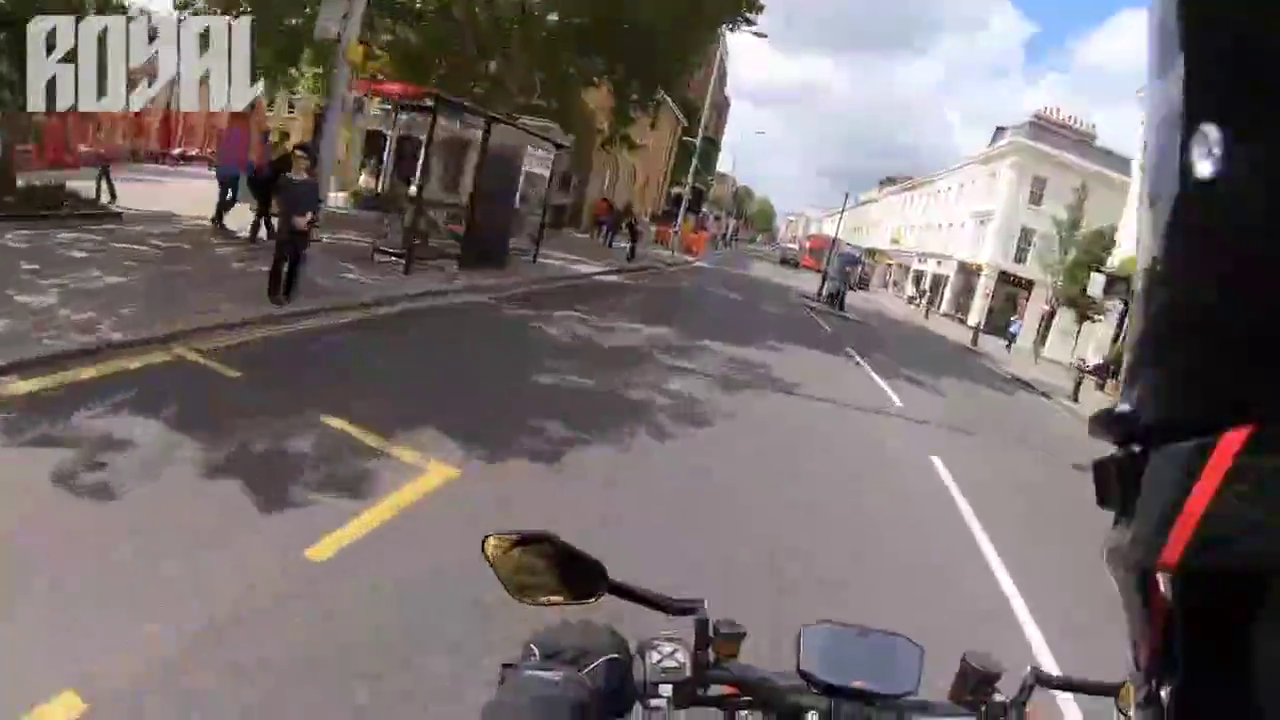
#> input picture frame 33 of CAR & PEDESTAL/CAR & PEDESTAL (3).mp4, 1280 x 720 px, given in place of CAR & PEDESTAL (1).mp4, which was not available
$ python 'CAR & PEDESTRIAN TRACKING.py'
#> lines starting #> are read from the running program, lines starting #| are printed output that depends on the picture; after the words box and inside, x2 and y2 are one past the last pixel; in counts of white or black regions, pixels touching at a corner belong together; pictures that were not available may be replaced by others from this repository, and a replacement may not be noted
# -*- coding: utf-8 -*-
"""
Created on Mon Jan 11 21:24:20 2021

@author: Hrishi_rich
"""
# Import computer vision Library
import cv2


# Load some pre-trained data (haar cascade algorithm)
car_tracker = cv2.CascadeClassifier('haarcascades_cars.xml')
pedestrian_tracker = cv2.CascadeClassifier('haarcascade_fullbody.xml')


# Get video footage

video = cv2.VideoCapture('CAR & PEDESTAL (1).mp4')
# [11 lines of commented-out code are left out]
while True:

    # Read the current frames
    read_successful, frame = video.read()
#> frame is the input picture: shape (720, 1280, 3); mean B, G, R 108.3, 108.8, 118.1

    if read_successful:
        # Must convert to grayscale
        grayscaled_frame = cv2.cvtColor(frame, cv2.COLOR_BGR2GRAY)
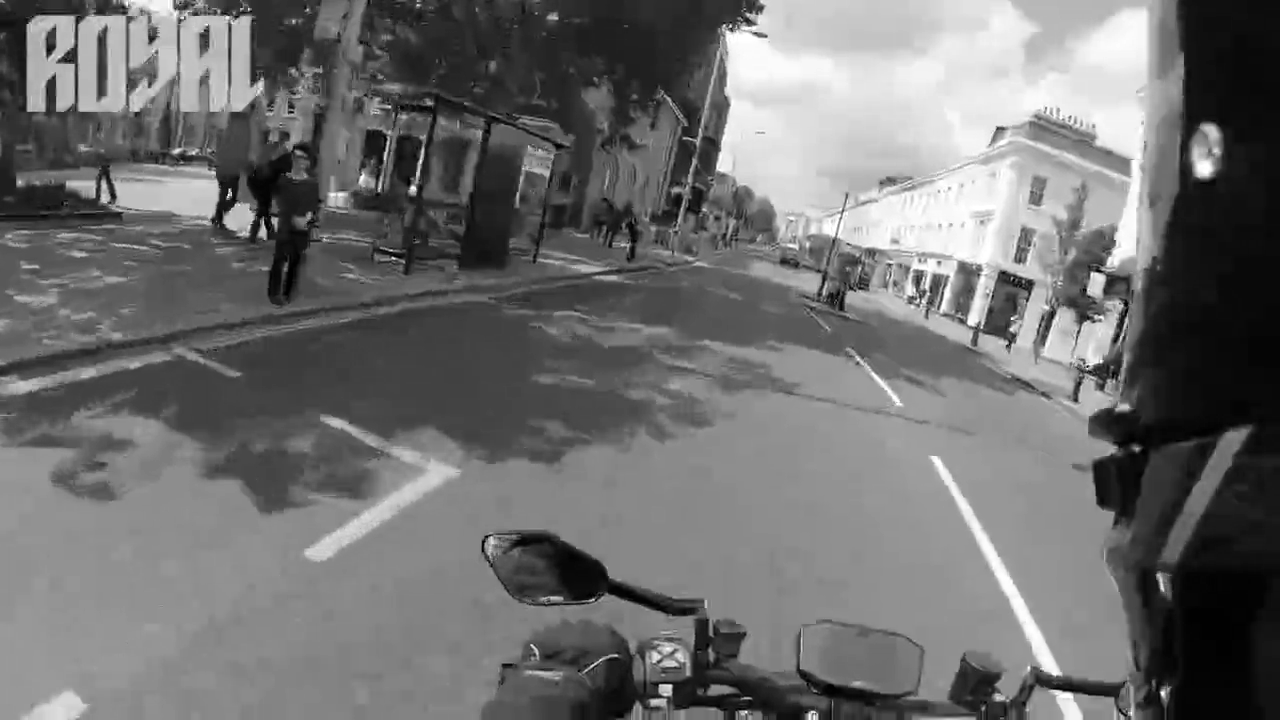
#> grayscaled_frame: shape (720, 1280); min 0, max 255, mean 111.5
    else:
        break

    # Detect cars
    cars = car_tracker.detectMultiScale(grayscaled_frame)
#> cars = [[1090, 252, 56, 56]]

    # Detect Pedestrians
    Pedestrians = pedestrian_tracker.detectMultiScale(grayscaled_frame)
#> Pedestrians = [[233, 130, 98, 195]]

    # Draw rectangles around cars
    for (x, y, w, h) in cars:
        cv2.rectangle(frame, (x+2, y+2), (x+w, y+h), (255, 0, 0), 2)
        cv2.rectangle(frame, (x, y), (x+w, y+h), (0, 0, 255), 2)
#> this loop made 1 pass
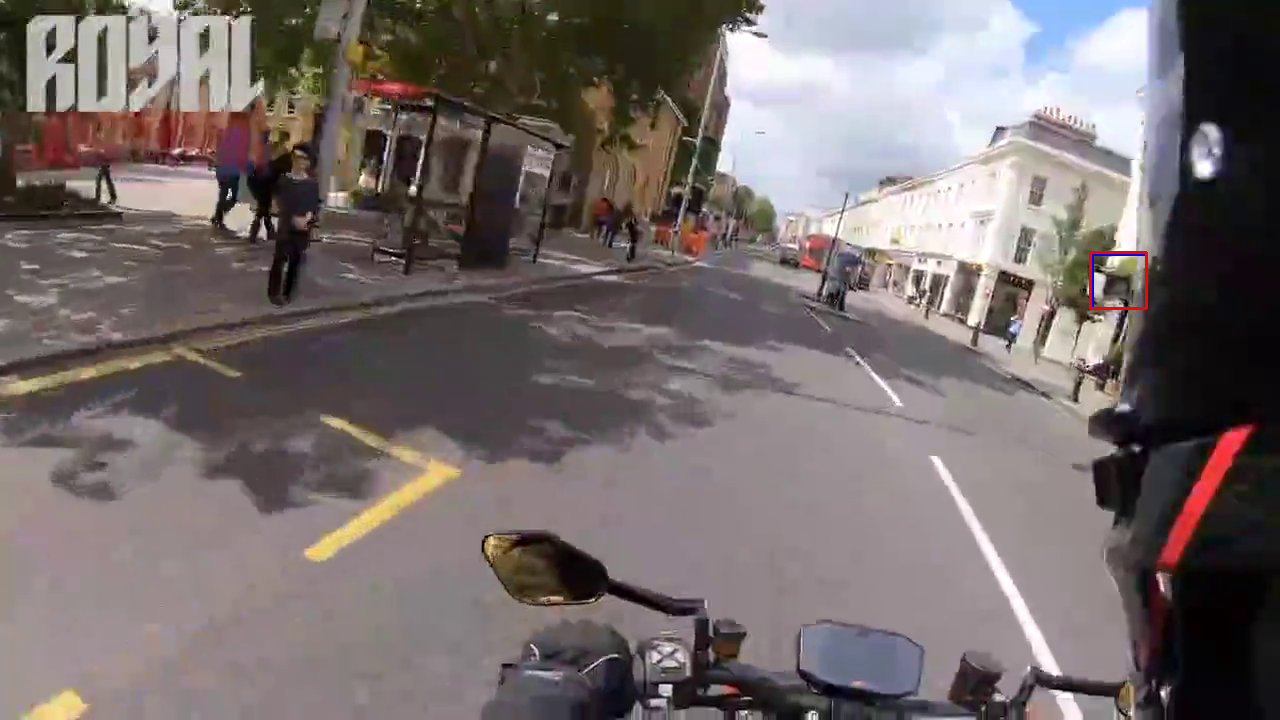
#> frame: shape (720, 1280, 3); 0.1% of pixels changed, all inside (x1, y1, x2, y2) = (1089, 251, 1148, 310)

    # Draw rectangles around pedestrians
    for (x, y, w, h) in Pedestrians:
        cv2.rectangle(frame, (x, y), (x+w, y+h), (0, 255, 255), 2)
#> this loop made 1 pass
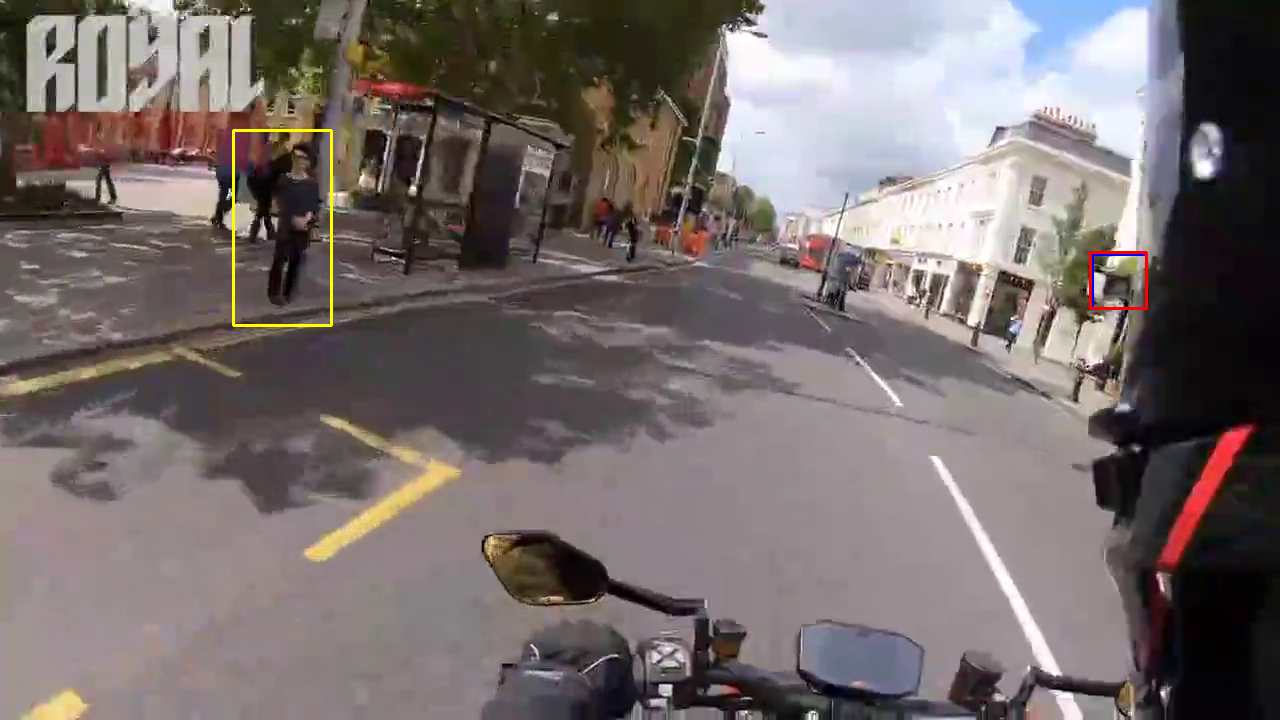
#> frame: shape (720, 1280, 3); 0.19% of pixels changed, all inside (x1, y1, x2, y2) = (232, 129, 333, 327)

    # Display the footage with the cars & pedestrians spotted
    cv2.imshow('Self Driving Cars', frame)

    # Listen for a key press for 1 millisecond, then move on
    key = cv2.waitKey(1)
#> (key Esc is pressed here)

    # Stop if Q key is pressed
    if key==81 or key==133:
        break


# Release the VideoCapture object
video.release()


print ('Code Finish')

$ run again, starting later in the video
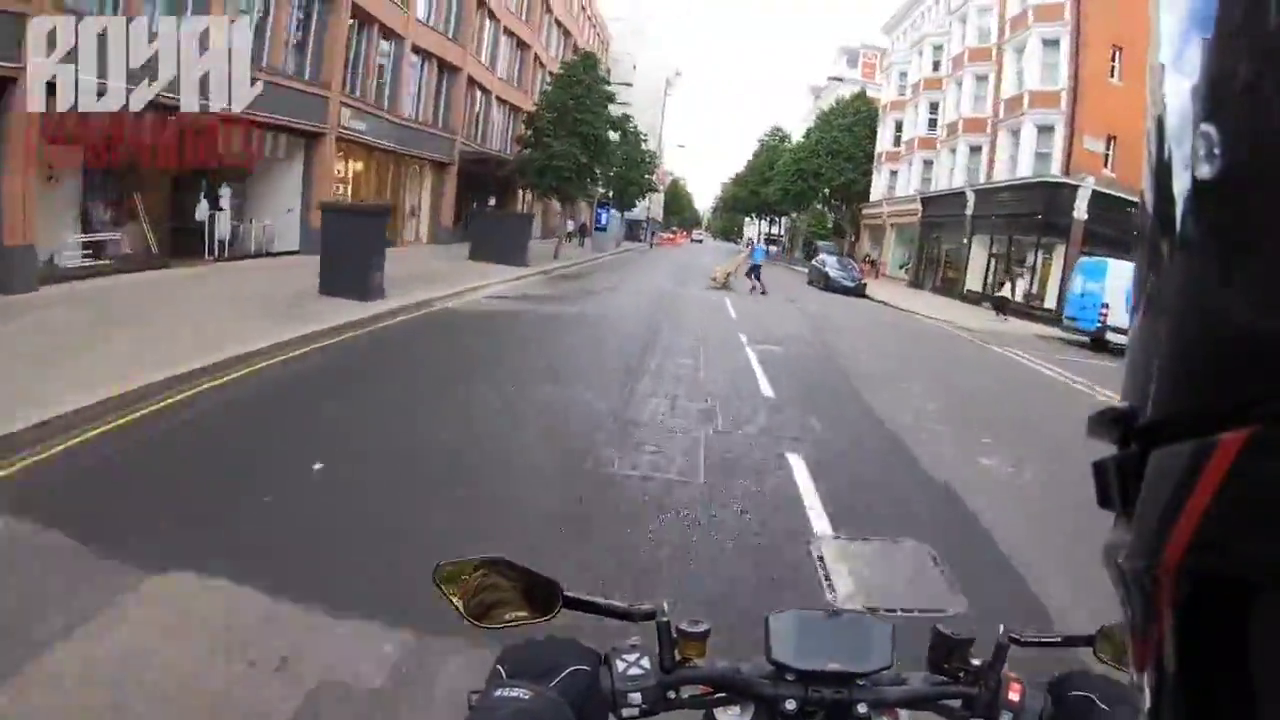
#> input picture frame 264 of CAR & PEDESTAL/CAR & PEDESTAL (3).mp4, 1280 x 720 px, given in place of CAR & PEDESTAL (1).mp4, which was not available
#> frame is the input picture: shape (720, 1280, 3); mean B, G, R 111.5, 109.4, 117.1
#> `grayscaled_frame = cv2.cvtColor(frame, cv2.COLOR_BGR2GRAY)`:
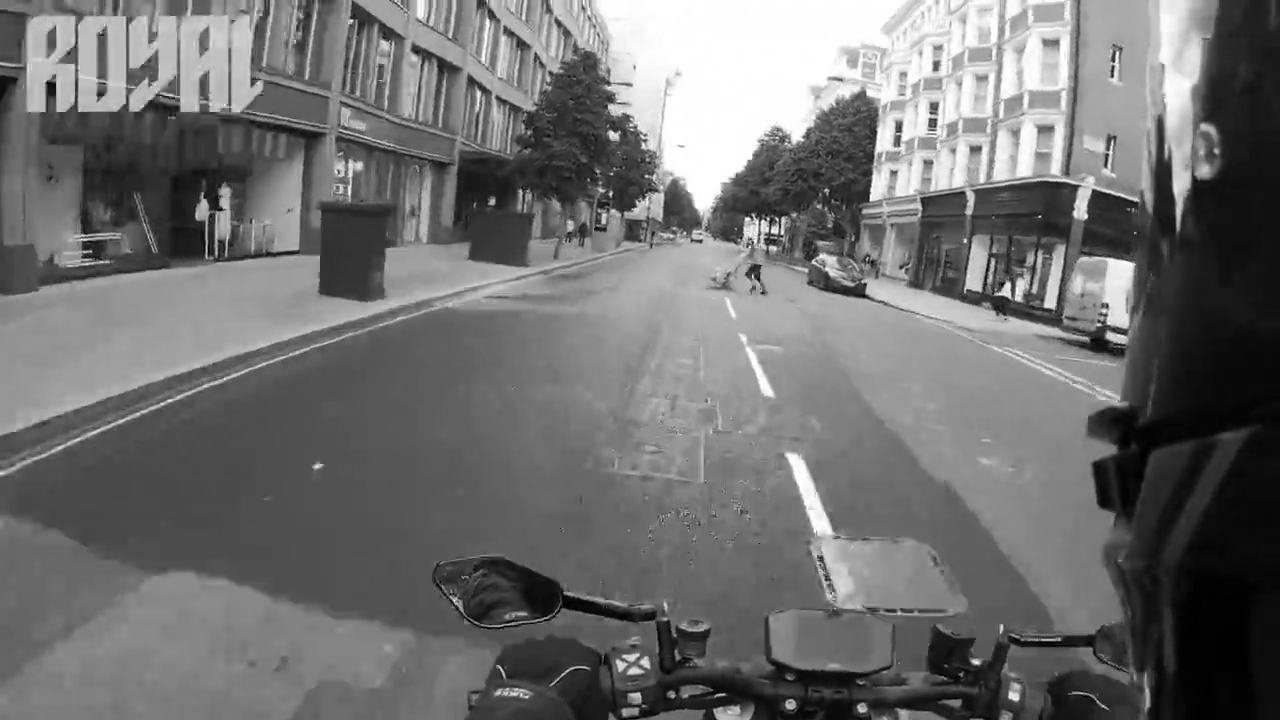
#> grayscaled_frame: shape (720, 1280); min 0, max 255, mean 112
#> cars = [[685, 226, 24, 24], [1021, 14, 48, 48], [803, 240, 82, 82], [419, 128, 140, 140], [240, 114, 194, 194]]
#> Pedestrians = ()
#> the loop `for (x, y, w, h) in cars:` made 5 passes
#> after the loop `for (x, y, w, h) in cars:`:
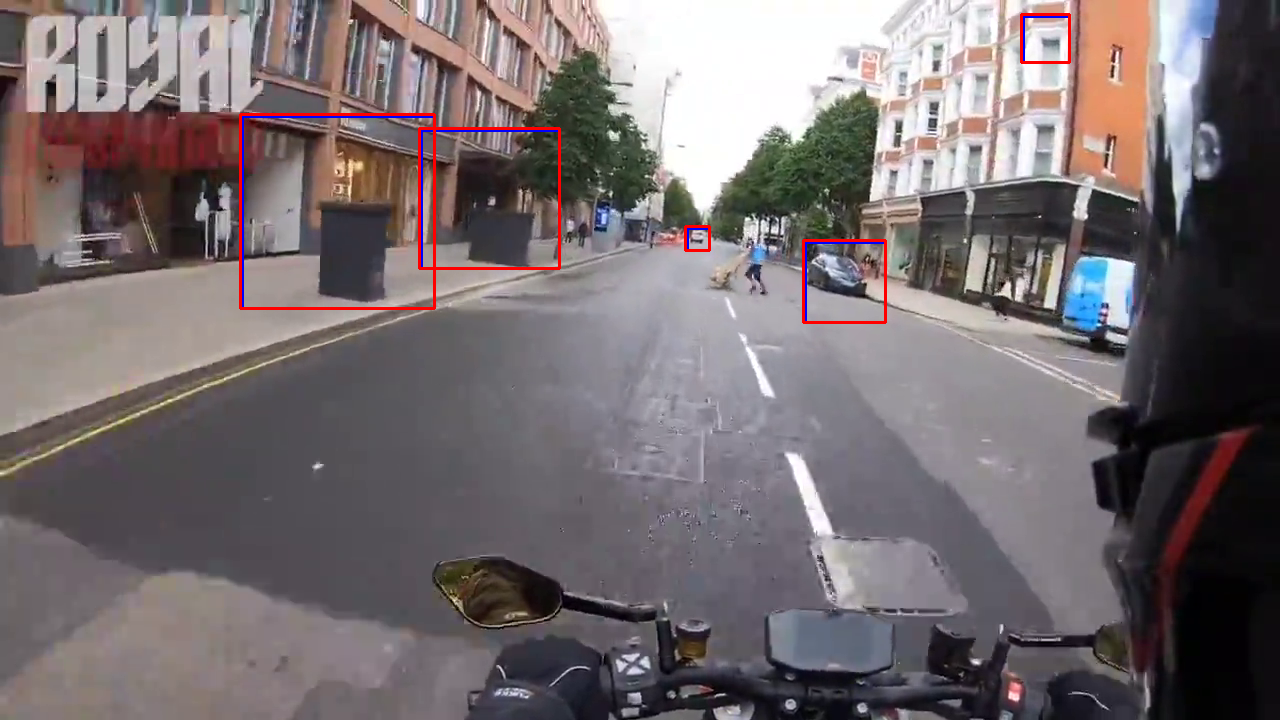
#> frame: shape (720, 1280, 3); 0.83% of pixels changed, all inside (x1, y1, x2, y2) = (239, 13, 1071, 324)
